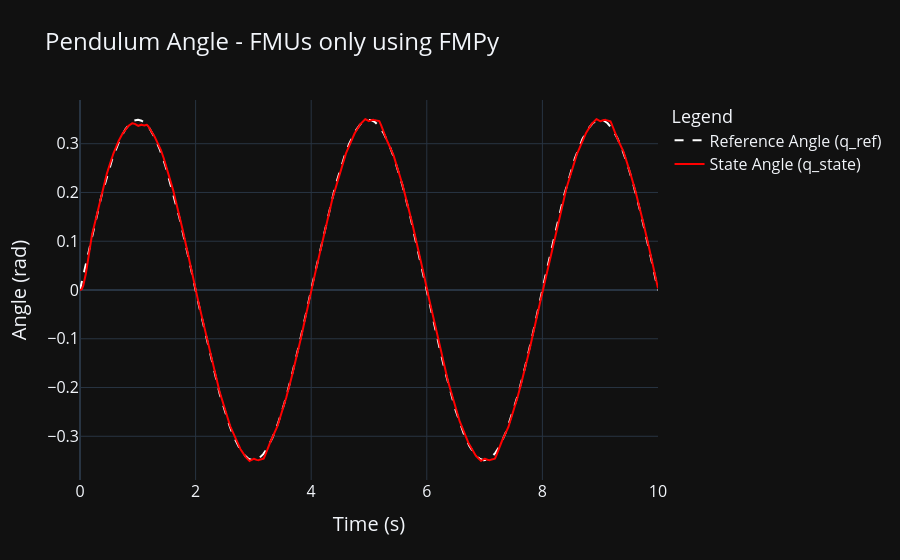

Notebook source saved alongside this figure:
### Markdown cell above
**7. Plotting the Results**

### Code cell
import plotly.graph_objects as go

fig = go.Figure()
fig.add_trace(
    go.Scatter(
        x=t_vals,
        y=q_ref_vals,
        mode="lines",
        name="Reference Angle (q_ref)",
        line=dict(color="white", dash="dash"),
    )
)
fig.add_trace(
    go.Scatter(
        x=t_vals, y=q_state_vals, mode="lines", name="State Angle (q_state)", line=dict(color="red")
    )
)
fig.update_layout(
    title={"text": "Pendulum Angle - FMUs only using FMPy", "font": {"size": 24}},
    xaxis_title={"text": "Time (s)", "font": {"size": 20}},
    yaxis_title={"text": "Angle (rad)", "font": {"size": 20}},
    legend_title={"text": "Legend", "font": {"size": 18}},
    font={"size": 16},
    template="plotly_dark",
)

fig.show()

### Figure 1 — Plotly figure (JSON) as saved in the notebook; plotly's stock layout.template omitted (floating-point values rounded to 4 significant figures; data arrays with more than 128 entries replaced by an {"elided": "..."} marker saying what was removed)
{"data": [{"line": {"color": "white", "dash": "dash"}, "mode": "lines", "name": "Reference Angle (q_ref)", "type": "scatter", "x": {"elided": "10001 float values"}, "y": {"elided": "10001 float values"}}, {"line": {"color": "red"}, "mode": "lines", "name": "State Angle (q_state)", "type": "scatter", "x": {"elided": "10001 float values"}, "y": {"elided": "10001 float values"}}], "layout": {"font": {"size": 16}, "legend": {"title": {"font": {"size": 18}, "text": "Legend"}}, "title": {"font": {"size": 24}, "text": "Pendulum Angle - FMUs only using FMPy"}, "xaxis": {"title": {"font": {"size": 20}, "text": "Time (s)"}}, "yaxis": {"title": {"font": {"size": 20}, "text": "Angle (rad)"}}}}
